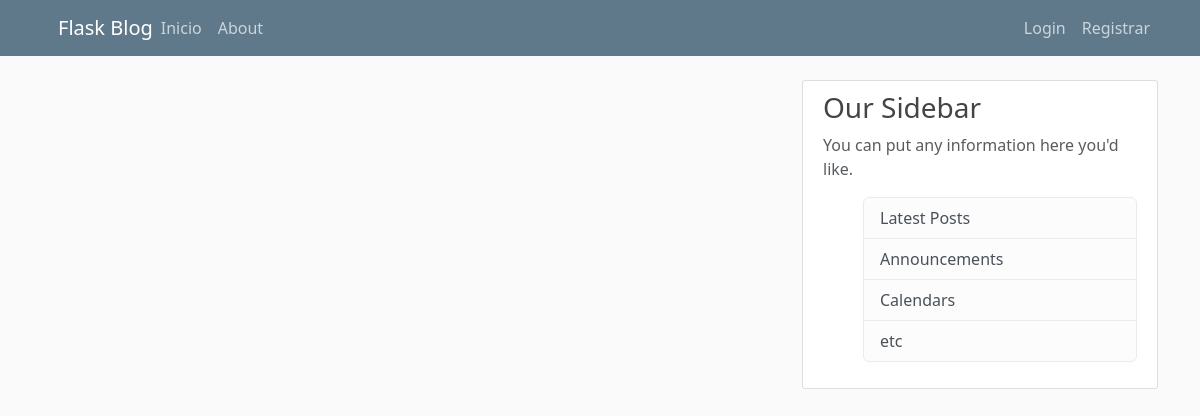
Before: / with the older database file.
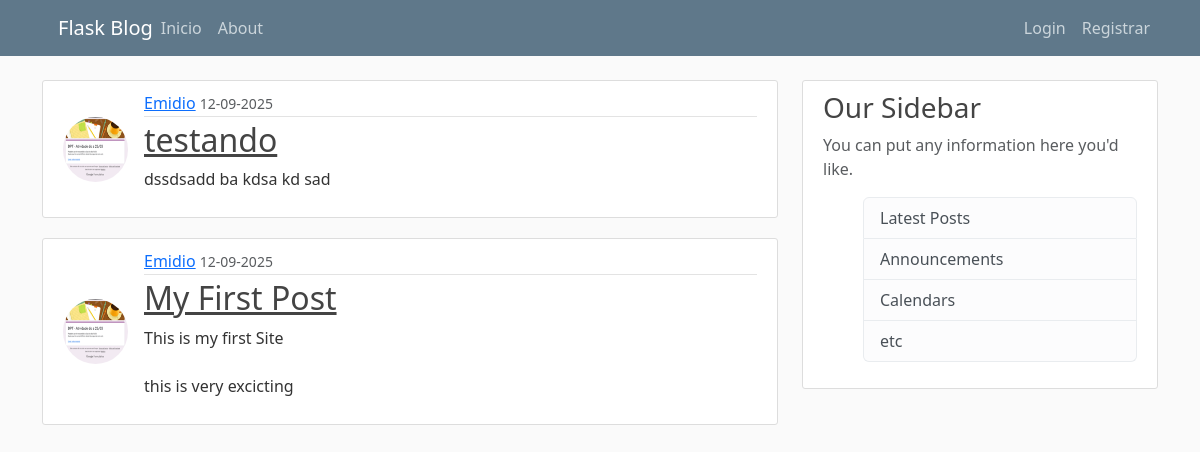
After: the same page with the newer database file.
### flaskblog/models.py (models this page shows, shortened)
class Post(db.Model):
    id = db.Column(db.Integer, primary_key = True)
    title = db.Column(db.String(100), nullable = False)
    date_posted = db.Column(db.DateTime, nullable = False, default = datetime.now)
    content = db.Column(db.Text, nullable = False)
    user_id = db.Column(db.Integer, db.ForeignKey('user.id'), nullable = False)

class User(db.Model, UserMixin):
    id = db.Column(db.Integer, primary_key = True)
    username = db.Column(db.String(20), unique = True, nullable = False)
    email = db.Column(db.String(120), unique = True, nullable = False)
    image_file = db.Column(db.String(20), nullable = False, default = 'default.jpg')
    password = db.Column(db.String(60), nullable = False)
    posts = db.relationship('Post', backref = 'author', lazy = True)

### flaskblog/routes.py (the view)
@app.route("/")
def home():
    posts = Post.query.all()
    return render_template('home.html', posts=posts)

### flaskblog/templates/home.html
{% extends "layout.html" %}
{% block content %}
{% for post in posts %}
<article class="media content-section">
    <img class="rounded-circle article-img" src="{{ url_for('static', filename = 'profile_pics/') + post.author.image_file }}" alt="">
    <div class="media-body">
        <div class="article-metadata">
            <a class="mr-2" href="#">{{ post.author.username }}</a>
            <small class="text-muted">{{ post.date_posted.strftime('%d-%m-%Y') }}</small>
        </div>
        <h2><a class="article-title" href="#">{{ post.title }}</a></h2>
        <p class="article-content">{{ post.content }}</p>
    </div>
</article>
{% endfor %}
{% endblock content %}

### flaskblog/templates/layout.html (shortened to what this page needs)
<!DOCTYPE html>
<html lang="en">
<head>
    <link rel="stylesheet" href="https://cdn.jsdelivr.net/npm/bootstrap@5.3.8/dist/css/bootstrap.rtl.min.css"
>
    <link rel="stylesheet" type="text/css" href="{{ url_for('static', filename='main.css')}}">
</head>
<body>
    <header class="site-header">
        <nav class="navbar navbar-expand-md navbar-dark bg-steel fixed-top">
            <div class="container">
                <a class="navbar-brand mr-4" href="/">Flask Blog</a>
                <div class="collapse navbar-collapse d-flex justify-content-between" id="navbarToggle">
                    <div class="navbar-nav mr-auto">
                        <a class="nav-item nav-link" href="{{url_for('home')}}">Inicio</a>
                        <a class="nav-item nav-link" href="{{url_for('about_page')}}">About</a>
                    </div>
                    <div class="navbar-nav">
                        {% if current_user.is_authenticated %}
                            <a class="nav-item nav-link" href="{{url_for('new_post')}}">Nova Postagem</a>
                            <a class="nav-item nav-link" href="{{url_for('account')}}">Conta</a>
                            <a class="nav-item nav-link" href="{{url_for('logout')}}">Sair</a>
                        {% else %}
                            <a class="nav-item nav-link" href="{{url_for('login')}}">Login</a>
                            <a class="nav-item nav-link" href="{{url_for('register')}}">Registrar</a>
                        {% endif %}
                    </div>
                </div>
            </div>
        </nav>
    </header>
    <main role="main" class="container">
        <div class="row">
            <div class="col-md-8">
                {% block content %}{% endblock %}
            </div>
            <div class="col-md-4">
                <div class="content-section">
                    <h3>Our Sidebar</h3>
                    <p class='text-muted'>You can put any information here you'd like.
                    <ul class="list-group">
                        <li class="list-group-item list-group-item-light">Latest Posts</li>
                        <li class="list-group-item list-group-item-light">Announcements</li>
                        <li class="list-group-item list-group-item-light">Calendars</li>
                        <li class="list-group-item list-group-item-light">etc</li>
                    </ul>
                    </p>
                </div>
            </div>
        </div>
    </main>
</body>
</html>

### flaskblog/static/main.css (style rules this page uses)
body { background: #fafafa; color: #333333; margin-top: 5rem; }
h1, h2, h3, h4, h5, h6 { color: #444444; }
.bg-steel { background-color: #5f788a; }
.site-header .navbar-nav .nav-link { color: #cbd5db; }
.content-section { background: #ffffff; padding: 10px 20px; border: 1px solid #dddddd; border-radius: 3px; margin-bottom: 20px; }
.article-title { color: #444444; }
.article-content { white-space: pre-line; }
.article-img { height: 65px; width: 65px; margin-right: 16px; }
.article-metadata { padding-bottom: 1px; margin-bottom: 4px; border-bottom: 1px solid #e3e3e3 }
.media { display: flex; align-items: center; }
.media-body { flex: 1; }

Changed rows visible on the page:
added Post: image_file (picture), author.username "Emidio", date_posted "12-09-2025", title "testando", content "dssdsadd ba kdsa kd sad"
added Post: image_file (picture), author.username "Emidio", date_posted "12-09-2025", title "My First Post", content "This is my first Site this is very excicting"
